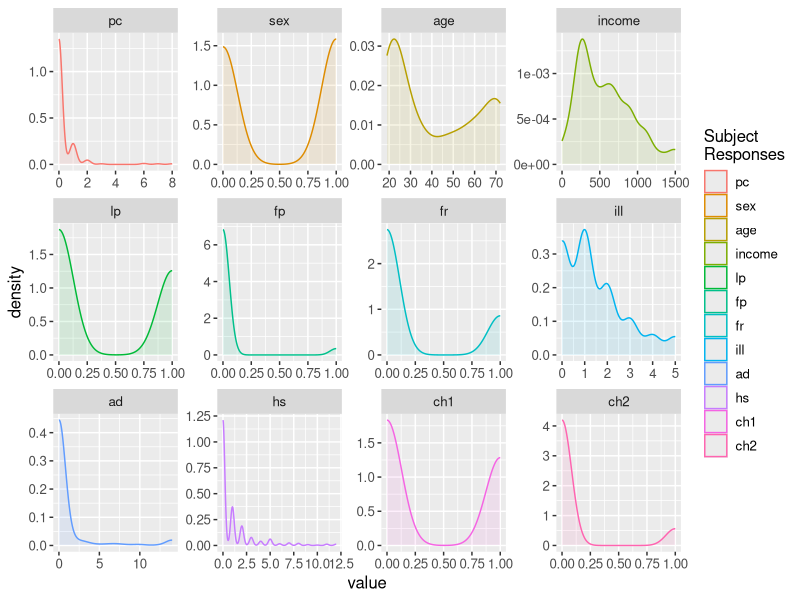
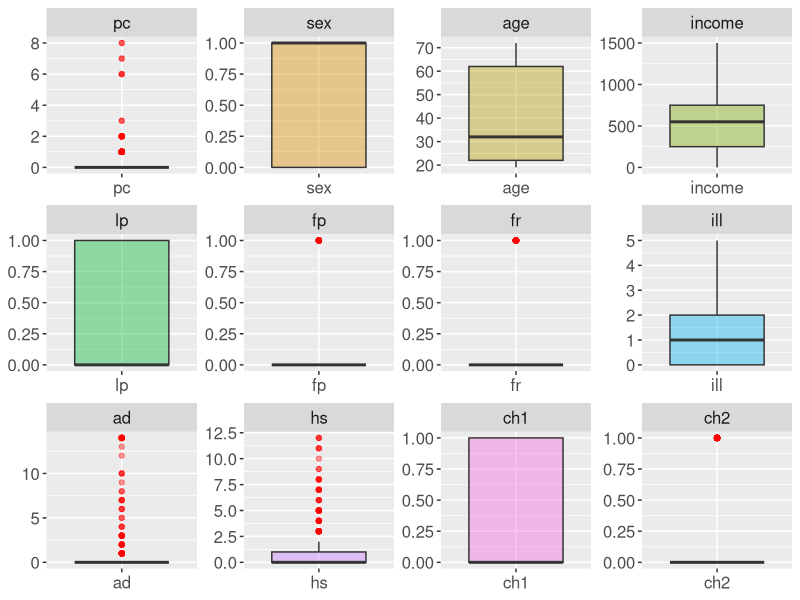
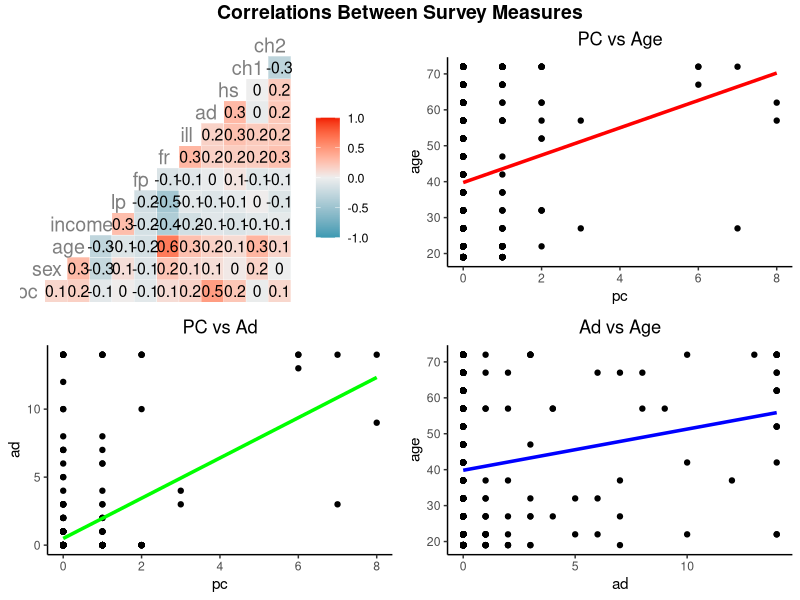
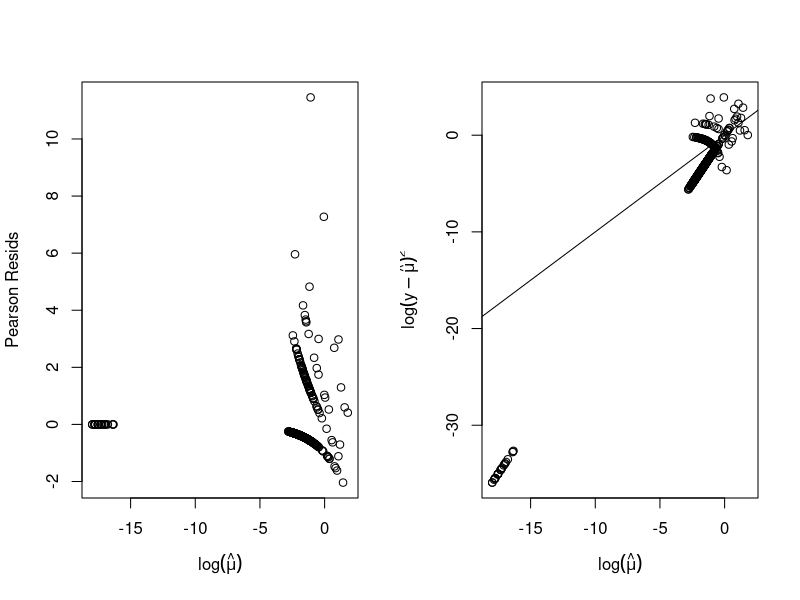
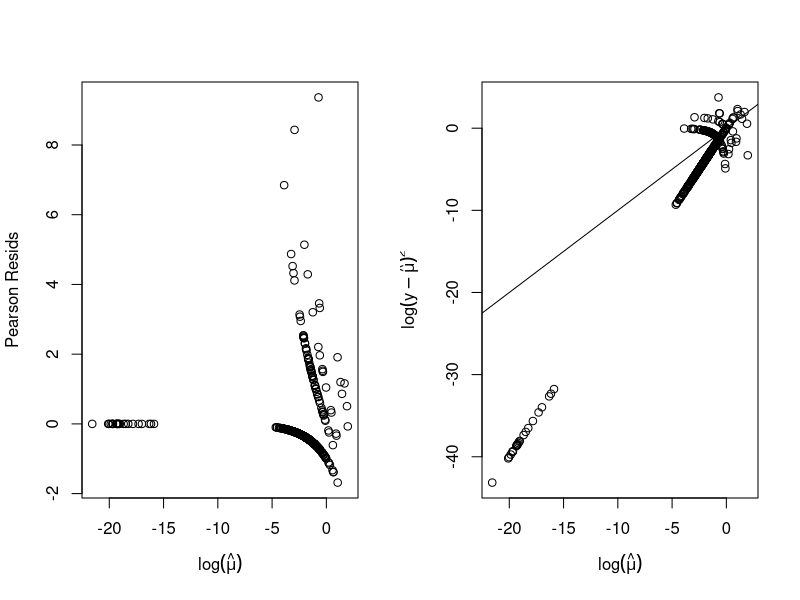
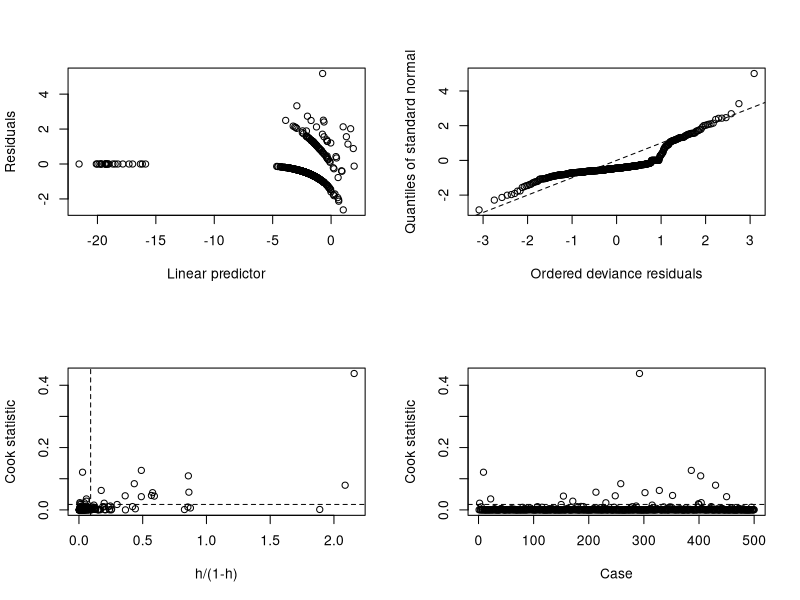
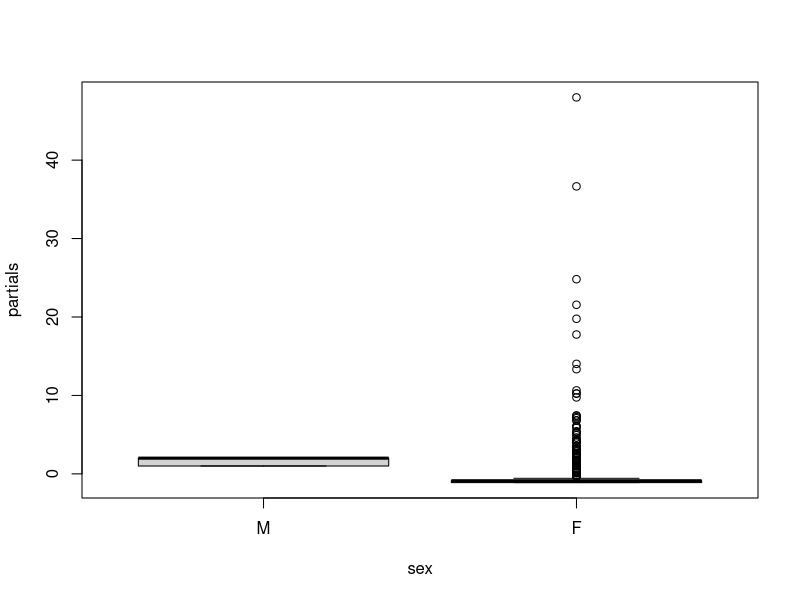
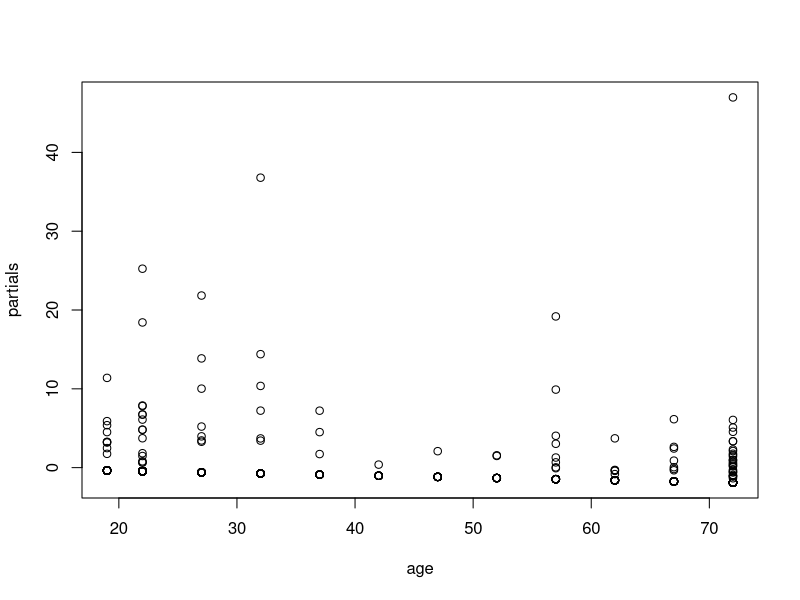

Write R code to recreate these figures, in order. (Note: this script raises an error after producing the figures.)
## ---- chunk 1
knitr::opts_chunk$set(echo = TRUE)

library(tidyverse)
library(ggplot2)
library(GGally)
library(dplyr)
library(ggpubr)
## ---- chunk 2

#Change working directory depending if on Mac vs Windows

tryCatch({
  setwd("/Users/owner/Desktop/PSTAT")},
  error = function(e) {
    print('Path for Mac working directory not found, trying Windows...')
    setwd("D:/PSTAT/")})
## ---- chunk 3
pharmacy_data <- read.table("pharmacist.txt",header = T)

pharmacy_data$age <- pharmacy_data$age*100
pharmacy_data$income <- pharmacy_data$income*1000

#inspect first few rows
head(pharmacy_data)

## ---- chunk 4
library(reshape2)

long_df=melt(pharmacy_data)
kernel_plots <- ggplot(long_df, aes(value, colour = variable)) + 
  geom_density(aes(fill=variable),alpha = 0.1)+
  facet_wrap(~variable, scales = "free") + 
  labs(color = 'Subject\nResponses') + guides(fill=F) + 
  theme(text = element_text(size = 12))

kernel_plots
## ---- chunk 5
cov.boxs <- ggplot(stack(pharmacy_data), aes(x = ind, y = values, fill = ind)) +
  geom_boxplot(outlier.color = 'red', alpha = 0.4) + facet_wrap(~ind, scales = 'free')+
  theme(legend.position = "none", axis.title = element_blank(), text = element_text(size = 15))
cov.boxs
## ---- chunk 6
library(Hmisc)

my_fn <- function(data, mapping, pts=list(), smt=list(), ...){
  ggplot(data = data, mapping = mapping, ...) + 
    do.call(geom_point, pts) +
    do.call(geom_smooth, smt) 
}

#p-values of correlations
rcorr(as.matrix(pharmacy_data), type = c('pearson'))

all_corr <- ggcorr(pharmacy_data, geom = "tile", label = T, hjust = .8, size = 5, color = "grey50")

# only plot the interesting correlations between pc, age, ad
p1 <- ggplot(pharmacy_data, aes(x = pc, y = age)) +
  geom_point() + geom_smooth(method = 'lm', se = F, size = 1.2, color = 'red', alpha = 0.5)+
  labs(title = 'PC vs Age') + theme_classic() + theme(plot.title = element_text(hjust = 0.5))

p2 <- ggplot(pharmacy_data, aes(x = pc, y = ad)) +
  geom_point() + geom_smooth(method = 'lm', se = F, size = 1.2, color = 'green', alpha = 0.5) + 
  labs(title = 'PC vs Ad') + theme_classic() +  theme(plot.title = element_text(hjust = 0.5))

p3 <- ggplot(pharmacy_data, aes(x = ad, y = age)) +
  geom_point() + geom_smooth(method = 'lm', se = F, size = 1.2, color = 'blue', alpha = 0.5) +
  labs(title = 'Ad vs Age') + theme_classic() +  theme(plot.title = element_text(hjust = 0.5))

int_corr <- ggarrange(all_corr,p1,p2,p3, nrow = 2, ncol = 2)


annotate_figure(int_corr, top =text_grob ("Correlations Between Survey Measures", face = "bold", size = 14))
## ---- chunk 7

#if mean and variance are the same, then poisson is the possible random. If variance greater, then negative binom is random
funs <- function(x) { c(mean = mean(x), var=var(x))} 
descrips <- as.data.frame(sapply(pharmacy_data, funs))
descrips
## ---- chunk 8
fit1 <- glm(pc ~ ., family = 'poisson', data = pharmacy_data)

summary(fit1)

#check phi for over dispersion
rp <- residuals(fit1,type = 'pearson') #phi tilde numerator

phi_hat <- fit1$deviance/fit1$df.residual
phi_tilde <- sum(rp^2)/fit1$df.residual

fit1.phi <- as.data.frame(cbind('hat'=phi_hat,'tilde'=phi_tilde))
fit1.phi

#check for overdispersion using residuals
fv <- fitted(fit1)

par(mfrow = c(1,2))

plot(log(fv), rp, xlab = expression(log(hat(mu))),
     ylab = "Pearson Resids")
plot(log(fv), log(residuals(fit1, type = 'response')^2), xlab = expression(log(hat(mu))),
     ylab = expression(log(y - hat(mu))^2))
abline(0,1)
## ---- chunk 9
library(MASS)
fit2 <- stepAIC(fit1, direction = 'both',trace =F)
summary(fit2)
## ---- chunk 10

anova(fit1,fit2, test = 'Chi')
## ---- chunk 11
pharmacy_data$sex <- factor(pharmacy_data$sex, labels = c('M','F'))
pharmacy_data$lp <- factor(pharmacy_data$lp, labels = c('uncovered','covered'))
pharmacy_data$fp <- factor(pharmacy_data$fp, labels = c('nonprivatePharm','privatePharm'))
pharmacy_data$fr <- factor(pharmacy_data$fr, labels = c('nonprivate','private'))
pharmacy_data$ch1 <- factor(pharmacy_data$ch1, labels = c('nonChronic1','chronicNoLim'))
pharmacy_data$ch2 <- factor(pharmacy_data$ch2, labels = c('nonChronic2','chronicLim'))

## ---- chunk 12
fit3 <- glm(pc ~ ., data = pharmacy_data, family = 'poisson')
summary(fit3)
## ---- chunk 13
fit3.2 <- stepAIC(fit3, direction = 'both',trace = F)
summary(fit3.2)
## ---- chunk 14
anova(fit2,fit3.2, test = 'Chisq')
## ---- chunk 15
fit4 <- stepAIC(fit1, ~ .^2, direction = 'both', trace = F)
summary(fit4)
## ---- chunk 16
anova(fit2,fit4, test = 'Chi')
## ---- chunk 17
rp <- residuals(fit4,type = 'pearson') #phi tilde numerator

phi_hat <- fit4$deviance/fit4$df.residual
phi_tilde <- sum(rp^2)/fit4$df.residual

fit4.phi <- as.data.frame(cbind('hat'=phi_hat,'tilde'=phi_tilde))
fit4.phi

#check for overdispersion using residuals
fv <- fitted(fit4)

par(mfrow = c(1,2))

plot(log(fv), rp, xlab = expression(log(hat(mu))),
     ylab = "Pearson Resids")
plot(log(fv), log(residuals(fit4, type = 'response')^2), xlab = expression(log(hat(mu))),
     ylab = expression(log(y - hat(mu))^2))
abline(0,1)
## ---- chunk 18
library(boot)
glm.diag.plots(fit4)
## ---- chunk 19
fit4.partials <- residuals(fit4,type = 'partial')

f <- sapply(pharmacy_data, is.factor)
#par(mfrow = c(5,4))
for (iCol in colnames(pharmacy_data)){
  col_pos <- match(iCol, colnames(fit4.partials))
  if (is.na(col_pos)){
    next
  }
  
  if (f[iCol]){
    boxplot(pharmacy_data[,iCol], fit4.partials[,col_pos], ylab='partials', names=levels(pharmacy_data[,iCol]), xlab = iCol)
  } else {
    plot(pharmacy_data[,iCol],fit4.partials[,col_pos], ylab='partials', xlab = iCol)
    #lines(smooth.spline(pharmacy_data[,iCol],fit4.partials[,iCol]), col = 'red', tol = 10000, lwd = 2,
          #lty = 2)
  }
  
}
## ---- chunk 20
plot(exp(fv), pharmacy_data[,'pc'], ylab = 'pc', xlab = 'exp(fitted values)')
lines(smooth.spline(exp(fv),pharmacy_data[,'pc']), col = 'red', lwd = 2)
#identify(exp(fv), pharmacy_data[,'pc'], labels = name)
## ---- chunk 21
library(car)

#greater than 5-10 is bad
vif(fit4)
## ---- chunk 22
library(glmnet)

y <- pharmacy_data$pc

X <- model.matrix(fit4, data = pharmacy_data)[,-1]

lassoMod <- glmnet(X,y,family='poisson', alpha = 1, lambda.min=0, nlambda=101)

fit.lasso.cv <- cv.glmnet(X, y, lambda.min=0, nlambda=101, nfolds = nrow(pharmacy_data)) 
plot(fit.lasso.cv)

plot(lassoMod, label = T, xvar = "lambda")
text(-10,coef(lassoMod)[-1,length(lassoMod$lambda)]-0.05,labels=colnames(X),cex=1.1) 
mtext("CV estimate", side=1, at=log(fit.lasso.cv$lambda.min), cex=.8)
abline(v=log(fit.lasso.cv$lambda.min), col="red")
abline(h = 0, lty = 2, col = 'black')
## ---- chunk 23
tmp_coeffs <- coef(fit.lasso.cv, s = "lambda.min")
data.frame(name = tmp_coeffs@Dimnames[[1]][tmp_coeffs@i + 1], coefficient = tmp_coeffs@x)

## ---- chunk 24

fit5cv <- glm(pc ~ sex*age + ad * hs, data = pharmacy_data, family = 'poisson')
summary(fit5cv)

## ---- chunk 25
anova(fit4, fit5cv, test = 'Cp')
## ---- chunk 26
#useful functions
null.model <- glm(pc ~ 1, data = pharmacy_data, family='poisson')

# p-value for overall model fit
calcPval <- function(x){
  compare.null <- anova(null.model,x, test = 'Chi')
  pVal_raw <- compare.null$`Pr(>Chi)`[2]
  pVal <- formatC(pVal_raw, format = 'e', digits = 2)
  return(pVal)
}

compute_PhiTil <- function(x){
  pear_resid <- residuals(x,type='pearson')
  tilde <- sum(pear_resid^2)/x$df.residual
  return(tilde)
}

compute_PhiHat <- function(x){
  hat <- x$deviance/x$df.residual
  return(hat)
}

extract_modNum <- function(list_mods){
  nums <- list()
  for (i in 1:length(list_mods)){
    nums[i] <- deparse(substitute(list_mods[i]))
  }
  
  return(nums)
}
  
## ---- chunk 27
models.list <- list(fit1,fit3.2,fit4,fit5cv)
models.AIC <- unlist(lapply(models.list,AIC))
models.BIC <- unlist(lapply(models.list,BIC))

#R^2 is not the same here as it is in the gaussian case. Instead of explaining the amount of variation,
#it represents the ratio of how close the fit is to being either the perfect or worst model. 
#SMALLER DEVIANCE MEANS CLOSER TO PERFECT MODEL, thus ratios closer to 1 mean better models
models.R2 <- unlist(lapply(models.list, function(x) 1-(x$deviance/x$null.deviance)))

model.performance.sumr <- data.frame("Model_Num" = c(1:length(models.list)),
                                     "Model_Name" = c("fit1","fit3.2","fit4","fit5cv"),
                                     "Formula"=unlist(lapply(models.list,function(x)
                                                            Reduce(paste,deparse(formula(x))))),
                                    "Deviance"=unlist(lapply(models.list,function(x)
                                                        summary(x)$deviance)),
                                    "R^2"=models.R2,
                                    "pF"=unlist(lapply(models.list, calcPval)),
                                    "AIC" = models.AIC,"BIC"=models.BIC,
                                    "Phi_Tild" = unlist(lapply(models.list, compute_PhiTil)),
                                    "Phi_Hat" = unlist(lapply(models.list, compute_PhiHat)))
model.performance.sumr <- model.performance.sumr[order(model.performance.sumr$BIC),]

View(model.performance.sumr)
## ---- chunk 28
anova(fit3.2,fit4, test = 'Chi')
## ---- chunk 29
#Final diagnostics

vif(fit3.2) #multicollinearity a non issue

par(mfrow = c(2,2))
plot(fit3.2)
## ---- chunk 30
fit3.3 <- update(fit3.2, subset = -c(9,292,430,400))
## ---- chunk 31
# see if we can simplify further
summary(fit3.4 <- step(fit3.3,trace = F, direction = 'both', k = log(n)))
anova(fit3.4,fit3.3, test = 'Chi')
## ---- chunk 32
termplot(fit3.4, data = pharmacy_data, partial.resid = T, col.res = 'black', cex = 1, pch = 1)
abline(h=0,lty=2, col='gray', lwd = 2)
## ---- chunk 33
fv <- fitted(fit3.4)
#response residuals are y-fitted(y)
plot(fv, residuals(fit3.4, type = 'response'), xlab = expression(log(hat(mu))),
     ylab = expression(log(y - hat(mu))^2))
lines(smooth.spline(fv,residuals(fit3.4, type = 'response')), col = 'red', lwd = 2)
## ---- chunk 34
summary(fitnb <- glm.nb(pc ~ ., data = pharmacy_data))
## ---- chunk 35
summary(fitnb.2 <- step(fitnb, trace = F, direction='both'))
## ---- chunk 36
summary(fitnb.3 <- update(fitnb.2, subset = -c(9,292,22)))
## ---- chunk 37
vif(fitnb.3)
## ---- chunk 38
fv.nb <- fitted(fitnb.3)
plot(exp(fv.nb), exp(residuals(fitnb.3, type = 'response')), xlab = expression(log(hat(mu))),
     ylab = expression(log(y - hat(mu))^2))
lines(smooth.spline(exp(fv.nb),exp(residuals(fitnb.3, type = 'response'))), col = 'red', lwd = 2)
## ---- chunk 39
summary(fitnb.3.2 <- update(fitnb.3, .~.-ch1))
## ---- chunk 40
new.models <- list(fit3.3,fit3.4, fitnb.3,fitnb.3.2)
new.models.BIC <- unlist(lapply(new.models,BIC))
new.models.AIC <- unlist(lapply(new.models,AIC))
new.models.R2 <- unlist(lapply(new.models, function(x) 1-(x$deviance/x$null.deviance)))

new.models.df <- data.frame("Model_Num" = c(max(model.performance.sumr$Model_Num)+1:length(new.models)),
                            "Type" = c('poisson','poisson','nB','nB'),
                            "Model_Name" = c("fit3.3","fit3.4","fitnb.3","fitnb.3.2"),
                                     "Formula"=unlist(lapply(new.models,function(x)
                                                            Reduce(paste,deparse(formula(x))))),
                                    "Deviance"=unlist(lapply(new.models,function(x)
                                                        summary(x)$deviance)),
                                    "R^2"=new.models.R2,
                                    "AIC" = new.models.AIC,"BIC"=new.models.BIC,
                                    "Phi_Tild" = unlist(lapply(new.models, compute_PhiTil)),
                                    "Phi_Hat" = unlist(lapply(new.models, compute_PhiHat)))

#drop p values comparing to null model, not very helpful here
model.performance.sumr <- model.performance.sumr[,!names(model.performance.sumr) %in% c('pF')]
model.performance.sumr$Type <- rep('poisson',nrow(model.performance.sumr))

model.performance.sumr <- rbind(model.performance.sumr,new.models.df)

model.performance.sumr <- model.performance.sumr[with(model.performance.sumr,order(-R.2,model.performance.sumr$BIC)),]

model.performance.sumr <- model.performance.sumr[,c('Model_Num','Model_Name','Type','Formula','Deviance',
                                                    'R.2','AIC','BIC','Phi_Tild','Phi_Hat')]

View(model.performance.sumr)
## ---- chunk 41
n <- 400


# pc = sex + age + fp + fr + ill + ad + hs + ch1
de.factorDF <- pharmacy_data[-1] %>% mutate_if(is.factor,as.numeric)

de.factorDF <- de.factorDF[-c(9,292,430,400),]

X <- as.data.frame(apply(de.factorDF,2,function(x) sample(min(x):max(x),n, replace = T)))

betas <- coef(fit3.4)[-1]

#mu <- exp(coef(fit3.3)[1] + rowSums(sweep(X[,names(fit3.4$model)[-1]], MARGIN = 2, betas, '*')))

X[,c('sex','fp','fr','ch1','ch2')] <- apply(X[,c('sex','fp','fr','ch1','ch2')], 2, function(x) x-1)

mu <- exp(coef(fit3.4)[1] + betas[1]*X[,'sex'] + betas[2]*X[,'fp'] + betas[3]*X[,'ill'] +
            betas[4]*X[,'ad'] + betas[5]*X[,'hs'])

#create to simulate nb later
mu.nb <- exp(coef(fitnb.3.2)[1] + coef(fitnb.3.2)[2]*X[,'sex'] + coef(fitnb.3.2)[3]*X[,'fp']+
               coef(fitnb.3.2)[4]*X[,'ill'] + coef(fitnb.3.2)[5]*X[,'ad']+ coef(fitnb.3.2)[6]*X[,'hs'])

set.seed(23)
y <- rpois(n, lambda=mu)

X$sex <- factor(X$sex, labels = c('M','F'))
X$lp <- factor(X$lp, labels = c('uncovered','covered'))
X$fp <- factor(X$fp, labels = c('nonprivatePharm','privatePharm'))
X$fr <- factor(X$fr, labels = c('nonprivate','private'))
X$ch1 <- factor(X$ch1, labels = c('nonChronic1','chronicNoLim'))
X$ch2 <- factor(X$ch2, labels = c('nonChronic2','chronicLim'))

summary(sim <- glm(y ~ ., data = X[,names(fit3.4$model)[-1]], family = poisson(link=log)))


sim.fv <- fitted(sim)

par(mfrow=c(2,3))
plot(sim,which=c(1:6))

par(mfrow=c(2,4))
termplot(sim, partial.resid=T, col.res = 'black')
## ---- chunk 42
set.seed(123)
y.nb <- rnegbin(n,mu.nb,theta = fitnb.3.2$theta)

summary( sim.nb <- glm.nb(y.nb ~ ., data = X[,names(fitnb.3.2$model)[-1]]))

par(mfrow = c(2,3))
plot(sim.nb, which = c(1:6))

par(mfrow=c(2,4))
termplot(sim.nb, partial.resid=T, col.res = 'black')
## ---- chunk 43
pos.pred <- predict.glm(fit3.4,pharmacy_data[1,-1], type = 'response', se.fit = T)
nb.pred <- predict.glm(fitnb.3.2, pharmacy_data[1,-1], type = 'response', se.fit = T)

as.data.frame(cbind('pois' = unlist(pos.pred), 'nb'=unlist(nb.pred)))
## ---- chunk 44
set.seed(43)

#get quantiles for plotting
possiblities <- c(0:3)
prob.pois <- dpois(possiblities, lambda = pos.pred$fit)
prob.nb <- dnbinom(possiblities, size = fitnb.3.2$theta, mu = nb.pred$fit)

prob.df <- as.data.frame(cbind(possiblities,prob.pois))

prob.nb.df <- as.data.frame(cbind(possiblities,prob.nb))


pois.prob.gg <- ggplot(prob.df, aes(x=factor(possiblities), y = prob.pois, group = 1)) +
  geom_point(color= 'blue', size = 3, pch = 1) + 
  geom_col(color = 'black',fill = 'turquoise',alpha = 0.4) +
  ylim(0,1) +
  labs(x = 'Pharmacy Consultations (in 4 week period)', 
       y = 'Estimated Probability', title = 'Estimated Probability Distribution\nFor First Person',
       subtitle = '(Model: Poiss.)') +
  theme_bw() + theme(plot.title = element_text(hjust = 0.5, size = 14), 
                     plot.subtitle = element_text(hjust = 0.5, color = 'red', face = 'italic'))

nb.prob.gg <- ggplot(prob.nb.df, aes(x=factor(possiblities), y = prob.nb, group = 1)) +
  geom_point(color= 'black', size = 3, pch = 1) + 
  geom_col(color = 'black',fill = 'green',alpha = 0.4) +
  ylim(0,1) +
  labs(x = 'Pharmacy Consultations (in 4 week period)', 
       y = 'Estimated Probability', title = 'Estimated Probability Distribution\nFor First Person',
       subtitle = '(Model: Negative Bin.)') +
  theme_bw() + theme(plot.title = element_text(hjust = 0.5, size = 14), 
                     plot.subtitle = element_text(hjust = 0.5, color = 'red', face = 'italic'))

ggarrange(pois.prob.gg,nb.prob.gg)
  
